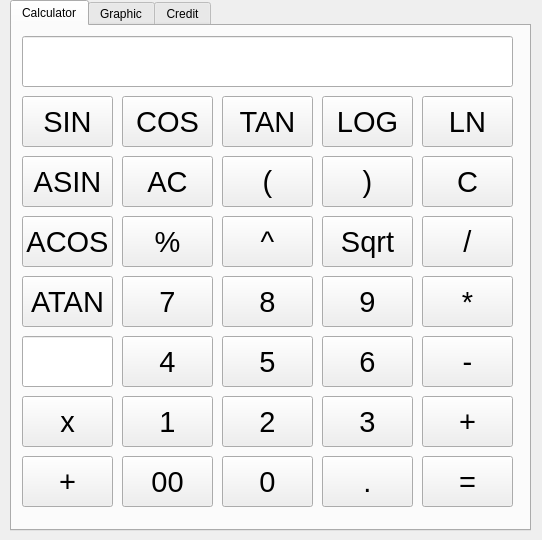
<?xml version="1.0" encoding="UTF-8"?>
<ui version="4.0">
 <class>MainWindow</class>
 <widget class="QMainWindow" name="MainWindow">
  <property name="geometry">
   <rect>
    <x>0</x>
    <y>0</y>
    <width>542</width>
    <height>540</height>
   </rect>
  </property>
  <property name="sizePolicy">
   <sizepolicy hsizetype="Fixed" vsizetype="Fixed">
    <horstretch>0</horstretch>
    <verstretch>0</verstretch>
   </sizepolicy>
  </property>
  <property name="minimumSize">
   <size>
    <width>542</width>
    <height>530</height>
   </size>
  </property>
  <property name="maximumSize">
   <size>
    <width>542</width>
    <height>540</height>
   </size>
  </property>
  <property name="windowTitle">
   <string>MainWindow</string>
  </property>
  <widget class="QWidget" name="centralwidget">
   <widget class="QTabWidget" name="X_MIN">
    <property name="geometry">
     <rect>
      <x>10</x>
      <y>0</y>
      <width>521</width>
      <height>531</height>
     </rect>
    </property>
    <property name="sizePolicy">
     <sizepolicy hsizetype="Fixed" vsizetype="Fixed">
      <horstretch>0</horstretch>
      <verstretch>0</verstretch>
     </sizepolicy>
    </property>
    <property name="currentIndex">
     <number>0</number>
    </property>
    <widget class="QWidget" name="Calculator">
     <attribute name="title">
      <string>Calculator</string>
     </attribute>
     <widget class="QPushButton" name="Minus">
      <property name="geometry">
       <rect>
        <x>410</x>
        <y>310</y>
        <width>91</width>
        <height>51</height>
       </rect>
      </property>
      <property name="sizePolicy">
       <sizepolicy hsizetype="Minimum" vsizetype="Fixed">
        <horstretch>0</horstretch>
        <verstretch>0</verstretch>
       </sizepolicy>
      </property>
      <property name="font">
       <font>
        <pointsize>22</pointsize>
       </font>
      </property>
      <property name="text">
       <string>-</string>
      </property>
     </widget>
     <widget class="QPushButton" name="button_7">
      <property name="geometry">
       <rect>
        <x>110</x>
        <y>250</y>
        <width>91</width>
        <height>51</height>
       </rect>
      </property>
      <property name="sizePolicy">
       <sizepolicy hsizetype="Minimum" vsizetype="Fixed">
        <horstretch>0</horstretch>
        <verstretch>0</verstretch>
       </sizepolicy>
      </property>
      <property name="font">
       <font>
        <pointsize>22</pointsize>
       </font>
      </property>
      <property name="text">
       <string>7</string>
      </property>
     </widget>
     <widget class="QPushButton" name="Mod">
      <property name="geometry">
       <rect>
        <x>210</x>
        <y>190</y>
        <width>91</width>
        <height>51</height>
       </rect>
      </property>
      <property name="sizePolicy">
       <sizepolicy hsizetype="Minimum" vsizetype="Fixed">
        <horstretch>0</horstretch>
        <verstretch>0</verstretch>
       </sizepolicy>
      </property>
      <property name="font">
       <font>
        <pointsize>22</pointsize>
       </font>
      </property>
      <property name="text">
       <string>^</string>
      </property>
     </widget>
     <widget class="QPushButton" name="AC">
      <property name="geometry">
       <rect>
        <x>110</x>
        <y>130</y>
        <width>91</width>
        <height>51</height>
       </rect>
      </property>
      <property name="sizePolicy">
       <sizepolicy hsizetype="Minimum" vsizetype="Fixed">
        <horstretch>0</horstretch>
        <verstretch>0</verstretch>
       </sizepolicy>
      </property>
      <property name="font">
       <font>
        <pointsize>22</pointsize>
       </font>
      </property>
      <property name="text">
       <string>AC</string>
      </property>
     </widget>
     <widget class="QPushButton" name="button_5">
      <property name="geometry">
       <rect>
        <x>210</x>
        <y>310</y>
        <width>91</width>
        <height>51</height>
       </rect>
      </property>
      <property name="sizePolicy">
       <sizepolicy hsizetype="Minimum" vsizetype="Fixed">
        <horstretch>0</horstretch>
        <verstretch>0</verstretch>
       </sizepolicy>
      </property>
      <property name="font">
       <font>
        <pointsize>22</pointsize>
       </font>
      </property>
      <property name="text">
       <string>5</string>
      </property>
     </widget>
     <widget class="QPushButton" name="C">
      <property name="geometry">
       <rect>
        <x>410</x>
        <y>130</y>
        <width>91</width>
        <height>51</height>
       </rect>
      </property>
      <property name="sizePolicy">
       <sizepolicy hsizetype="Minimum" vsizetype="Fixed">
        <horstretch>0</horstretch>
        <verstretch>0</verstretch>
       </sizepolicy>
      </property>
      <property name="font">
       <font>
        <pointsize>22</pointsize>
       </font>
      </property>
      <property name="text">
       <string>C</string>
      </property>
     </widget>
     <widget class="QPushButton" name="Del">
      <property name="geometry">
       <rect>
        <x>410</x>
        <y>190</y>
        <width>91</width>
        <height>51</height>
       </rect>
      </property>
      <property name="sizePolicy">
       <sizepolicy hsizetype="Minimum" vsizetype="Fixed">
        <horstretch>0</horstretch>
        <verstretch>0</verstretch>
       </sizepolicy>
      </property>
      <property name="font">
       <font>
        <pointsize>22</pointsize>
       </font>
      </property>
      <property name="text">
       <string>/</string>
      </property>
     </widget>
     <widget class="QPushButton" name="buton_9">
      <property name="geometry">
       <rect>
        <x>310</x>
        <y>250</y>
        <width>91</width>
        <height>51</height>
       </rect>
      </property>
      <property name="sizePolicy">
       <sizepolicy hsizetype="Minimum" vsizetype="Fixed">
        <horstretch>0</horstretch>
        <verstretch>0</verstretch>
       </sizepolicy>
      </property>
      <property name="font">
       <font>
        <pointsize>22</pointsize>
       </font>
      </property>
      <property name="text">
       <string>9</string>
      </property>
     </widget>
     <widget class="QPushButton" name="Mul">
      <property name="geometry">
       <rect>
        <x>410</x>
        <y>250</y>
        <width>91</width>
        <height>51</height>
       </rect>
      </property>
      <property name="sizePolicy">
       <sizepolicy hsizetype="Minimum" vsizetype="Fixed">
        <horstretch>0</horstretch>
        <verstretch>0</verstretch>
       </sizepolicy>
      </property>
      <property name="font">
       <font>
        <pointsize>22</pointsize>
       </font>
      </property>
      <property name="text">
       <string>*</string>
      </property>
     </widget>
     <widget class="QPushButton" name="Sqrt">
      <property name="geometry">
       <rect>
        <x>310</x>
        <y>190</y>
        <width>91</width>
        <height>51</height>
       </rect>
      </property>
      <property name="sizePolicy">
       <sizepolicy hsizetype="Minimum" vsizetype="Fixed">
        <horstretch>0</horstretch>
        <verstretch>0</verstretch>
       </sizepolicy>
      </property>
      <property name="font">
       <font>
        <pointsize>22</pointsize>
       </font>
      </property>
      <property name="text">
       <string>Sqrt</string>
      </property>
     </widget>
     <widget class="QPushButton" name="R_BR">
      <property name="geometry">
       <rect>
        <x>310</x>
        <y>130</y>
        <width>91</width>
        <height>51</height>
       </rect>
      </property>
      <property name="sizePolicy">
       <sizepolicy hsizetype="Minimum" vsizetype="Fixed">
        <horstretch>0</horstretch>
        <verstretch>0</verstretch>
       </sizepolicy>
      </property>
      <property name="font">
       <font>
        <pointsize>22</pointsize>
       </font>
      </property>
      <property name="text">
       <string>)</string>
      </property>
     </widget>
     <widget class="QPushButton" name="button_8">
      <property name="geometry">
       <rect>
        <x>210</x>
        <y>250</y>
        <width>91</width>
        <height>51</height>
       </rect>
      </property>
      <property name="sizePolicy">
       <sizepolicy hsizetype="Minimum" vsizetype="Fixed">
        <horstretch>0</horstretch>
        <verstretch>0</verstretch>
       </sizepolicy>
      </property>
      <property name="font">
       <font>
        <pointsize>22</pointsize>
       </font>
      </property>
      <property name="text">
       <string>8</string>
      </property>
     </widget>
     <widget class="QLineEdit" name="parsed_x">
      <property name="geometry">
       <rect>
        <x>10</x>
        <y>310</y>
        <width>91</width>
        <height>51</height>
       </rect>
      </property>
      <property name="sizePolicy">
       <sizepolicy hsizetype="Minimum" vsizetype="Fixed">
        <horstretch>0</horstretch>
        <verstretch>0</verstretch>
       </sizepolicy>
      </property>
      <property name="font">
       <font>
        <pointsize>22</pointsize>
        <italic>false</italic>
        <bold>false</bold>
        <underline>false</underline>
        <strikeout>false</strikeout>
        <kerning>true</kerning>
       </font>
      </property>
      <property name="maxLength">
       <number>254</number>
      </property>
     </widget>
     <widget class="QPushButton" name="tan">
      <property name="geometry">
       <rect>
        <x>210</x>
        <y>70</y>
        <width>91</width>
        <height>51</height>
       </rect>
      </property>
      <property name="sizePolicy">
       <sizepolicy hsizetype="Minimum" vsizetype="Fixed">
        <horstretch>0</horstretch>
        <verstretch>0</verstretch>
       </sizepolicy>
      </property>
      <property name="font">
       <font>
        <pointsize>22</pointsize>
       </font>
      </property>
      <property name="text">
       <string>TAN</string>
      </property>
     </widget>
     <widget class="QLineEdit" name="parsed_string">
      <property name="geometry">
       <rect>
        <x>10</x>
        <y>10</y>
        <width>491</width>
        <height>51</height>
       </rect>
      </property>
      <property name="sizePolicy">
       <sizepolicy hsizetype="Minimum" vsizetype="Fixed">
        <horstretch>0</horstretch>
        <verstretch>0</verstretch>
       </sizepolicy>
      </property>
      <property name="font">
       <font>
        <pointsize>22</pointsize>
       </font>
      </property>
      <property name="maxLength">
       <number>254</number>
      </property>
     </widget>
     <widget class="QPushButton" name="button_4">
      <property name="geometry">
       <rect>
        <x>110</x>
        <y>310</y>
        <width>91</width>
        <height>51</height>
       </rect>
      </property>
      <property name="sizePolicy">
       <sizepolicy hsizetype="Minimum" vsizetype="Fixed">
        <horstretch>0</horstretch>
        <verstretch>0</verstretch>
       </sizepolicy>
      </property>
      <property name="font">
       <font>
        <pointsize>22</pointsize>
       </font>
      </property>
      <property name="text">
       <string>4</string>
      </property>
     </widget>
     <widget class="QPushButton" name="acos">
      <property name="geometry">
       <rect>
        <x>10</x>
        <y>190</y>
        <width>91</width>
        <height>51</height>
       </rect>
      </property>
      <property name="sizePolicy">
       <sizepolicy hsizetype="Minimum" vsizetype="Fixed">
        <horstretch>0</horstretch>
        <verstretch>0</verstretch>
       </sizepolicy>
      </property>
      <property name="font">
       <font>
        <pointsize>22</pointsize>
       </font>
      </property>
      <property name="text">
       <string>ACOS</string>
      </property>
     </widget>
     <widget class="QPushButton" name="log">
      <property name="geometry">
       <rect>
        <x>310</x>
        <y>70</y>
        <width>91</width>
        <height>51</height>
       </rect>
      </property>
      <property name="sizePolicy">
       <sizepolicy hsizetype="Minimum" vsizetype="Fixed">
        <horstretch>0</horstretch>
        <verstretch>0</verstretch>
       </sizepolicy>
      </property>
      <property name="font">
       <font>
        <pointsize>22</pointsize>
       </font>
      </property>
      <property name="text">
       <string>LOG</string>
      </property>
     </widget>
     <widget class="QPushButton" name="L_BR">
      <property name="geometry">
       <rect>
        <x>210</x>
        <y>130</y>
        <width>91</width>
        <height>51</height>
       </rect>
      </property>
      <property name="sizePolicy">
       <sizepolicy hsizetype="Minimum" vsizetype="Fixed">
        <horstretch>0</horstretch>
        <verstretch>0</verstretch>
       </sizepolicy>
      </property>
      <property name="font">
       <font>
        <pointsize>22</pointsize>
       </font>
      </property>
      <property name="text">
       <string>(</string>
      </property>
     </widget>
     <widget class="QPushButton" name="percent">
      <property name="geometry">
       <rect>
        <x>110</x>
        <y>190</y>
        <width>91</width>
        <height>51</height>
       </rect>
      </property>
      <property name="sizePolicy">
       <sizepolicy hsizetype="Minimum" vsizetype="Fixed">
        <horstretch>0</horstretch>
        <verstretch>0</verstretch>
       </sizepolicy>
      </property>
      <property name="font">
       <font>
        <pointsize>22</pointsize>
       </font>
      </property>
      <property name="text">
       <string>%</string>
      </property>
     </widget>
     <widget class="QPushButton" name="sin">
      <property name="geometry">
       <rect>
        <x>10</x>
        <y>70</y>
        <width>91</width>
        <height>51</height>
       </rect>
      </property>
      <property name="sizePolicy">
       <sizepolicy hsizetype="Minimum" vsizetype="Fixed">
        <horstretch>0</horstretch>
        <verstretch>0</verstretch>
       </sizepolicy>
      </property>
      <property name="font">
       <font>
        <pointsize>22</pointsize>
       </font>
      </property>
      <property name="text">
       <string>SIN</string>
      </property>
     </widget>
     <widget class="QPushButton" name="button_6">
      <property name="geometry">
       <rect>
        <x>310</x>
        <y>310</y>
        <width>91</width>
        <height>51</height>
       </rect>
      </property>
      <property name="sizePolicy">
       <sizepolicy hsizetype="Minimum" vsizetype="Fixed">
        <horstretch>0</horstretch>
        <verstretch>0</verstretch>
       </sizepolicy>
      </property>
      <property name="font">
       <font>
        <pointsize>22</pointsize>
       </font>
      </property>
      <property name="text">
       <string>6</string>
      </property>
     </widget>
     <widget class="QPushButton" name="asin">
      <property name="geometry">
       <rect>
        <x>10</x>
        <y>130</y>
        <width>91</width>
        <height>51</height>
       </rect>
      </property>
      <property name="sizePolicy">
       <sizepolicy hsizetype="Minimum" vsizetype="Fixed">
        <horstretch>0</horstretch>
        <verstretch>0</verstretch>
       </sizepolicy>
      </property>
      <property name="font">
       <font>
        <pointsize>22</pointsize>
       </font>
      </property>
      <property name="text">
       <string>ASIN</string>
      </property>
     </widget>
     <widget class="QPushButton" name="atan">
      <property name="geometry">
       <rect>
        <x>10</x>
        <y>250</y>
        <width>91</width>
        <height>51</height>
       </rect>
      </property>
      <property name="sizePolicy">
       <sizepolicy hsizetype="Minimum" vsizetype="Fixed">
        <horstretch>0</horstretch>
        <verstretch>0</verstretch>
       </sizepolicy>
      </property>
      <property name="font">
       <font>
        <pointsize>22</pointsize>
       </font>
      </property>
      <property name="text">
       <string>ATAN</string>
      </property>
     </widget>
     <widget class="QPushButton" name="cos">
      <property name="geometry">
       <rect>
        <x>110</x>
        <y>70</y>
        <width>91</width>
        <height>51</height>
       </rect>
      </property>
      <property name="sizePolicy">
       <sizepolicy hsizetype="Minimum" vsizetype="Fixed">
        <horstretch>0</horstretch>
        <verstretch>0</verstretch>
       </sizepolicy>
      </property>
      <property name="font">
       <font>
        <pointsize>22</pointsize>
       </font>
      </property>
      <property name="text">
       <string>COS</string>
      </property>
     </widget>
     <widget class="QPushButton" name="ln">
      <property name="geometry">
       <rect>
        <x>410</x>
        <y>70</y>
        <width>91</width>
        <height>51</height>
       </rect>
      </property>
      <property name="sizePolicy">
       <sizepolicy hsizetype="Minimum" vsizetype="Fixed">
        <horstretch>0</horstretch>
        <verstretch>0</verstretch>
       </sizepolicy>
      </property>
      <property name="font">
       <font>
        <pointsize>22</pointsize>
       </font>
      </property>
      <property name="text">
       <string>LN</string>
      </property>
     </widget>
     <widget class="QPushButton" name="plus">
      <property name="geometry">
       <rect>
        <x>410</x>
        <y>370</y>
        <width>91</width>
        <height>51</height>
       </rect>
      </property>
      <property name="sizePolicy">
       <sizepolicy hsizetype="Minimum" vsizetype="Fixed">
        <horstretch>0</horstretch>
        <verstretch>0</verstretch>
       </sizepolicy>
      </property>
      <property name="font">
       <font>
        <pointsize>22</pointsize>
       </font>
      </property>
      <property name="text">
       <string>+</string>
      </property>
     </widget>
     <widget class="QPushButton" name="button_3">
      <property name="geometry">
       <rect>
        <x>310</x>
        <y>370</y>
        <width>91</width>
        <height>51</height>
       </rect>
      </property>
      <property name="sizePolicy">
       <sizepolicy hsizetype="Minimum" vsizetype="Fixed">
        <horstretch>0</horstretch>
        <verstretch>0</verstretch>
       </sizepolicy>
      </property>
      <property name="font">
       <font>
        <pointsize>22</pointsize>
       </font>
      </property>
      <property name="text">
       <string>3</string>
      </property>
     </widget>
     <widget class="QPushButton" name="X">
      <property name="geometry">
       <rect>
        <x>10</x>
        <y>370</y>
        <width>91</width>
        <height>51</height>
       </rect>
      </property>
      <property name="sizePolicy">
       <sizepolicy hsizetype="Minimum" vsizetype="Fixed">
        <horstretch>0</horstretch>
        <verstretch>0</verstretch>
       </sizepolicy>
      </property>
      <property name="font">
       <font>
        <pointsize>22</pointsize>
       </font>
      </property>
      <property name="text">
       <string>x</string>
      </property>
     </widget>
     <widget class="QPushButton" name="button_1">
      <property name="enabled">
       <bool>true</bool>
      </property>
      <property name="geometry">
       <rect>
        <x>110</x>
        <y>370</y>
        <width>91</width>
        <height>51</height>
       </rect>
      </property>
      <property name="sizePolicy">
       <sizepolicy hsizetype="Minimum" vsizetype="Fixed">
        <horstretch>0</horstretch>
        <verstretch>0</verstretch>
       </sizepolicy>
      </property>
      <property name="font">
       <font>
        <pointsize>22</pointsize>
        <italic>false</italic>
        <bold>false</bold>
        <underline>false</underline>
        <strikeout>false</strikeout>
        <kerning>true</kerning>
       </font>
      </property>
      <property name="text">
       <string>1</string>
      </property>
     </widget>
     <widget class="QPushButton" name="button_00">
      <property name="geometry">
       <rect>
        <x>110</x>
        <y>430</y>
        <width>91</width>
        <height>51</height>
       </rect>
      </property>
      <property name="sizePolicy">
       <sizepolicy hsizetype="Minimum" vsizetype="Fixed">
        <horstretch>0</horstretch>
        <verstretch>0</verstretch>
       </sizepolicy>
      </property>
      <property name="font">
       <font>
        <pointsize>22</pointsize>
       </font>
      </property>
      <property name="text">
       <string>00</string>
      </property>
     </widget>
     <widget class="QPushButton" name="button_2">
      <property name="geometry">
       <rect>
        <x>210</x>
        <y>370</y>
        <width>91</width>
        <height>51</height>
       </rect>
      </property>
      <property name="sizePolicy">
       <sizepolicy hsizetype="Minimum" vsizetype="Fixed">
        <horstretch>0</horstretch>
        <verstretch>0</verstretch>
       </sizepolicy>
      </property>
      <property name="font">
       <font>
        <pointsize>22</pointsize>
       </font>
      </property>
      <property name="text">
       <string>2</string>
      </property>
     </widget>
     <widget class="QPushButton" name="button_tchk">
      <property name="geometry">
       <rect>
        <x>310</x>
        <y>430</y>
        <width>91</width>
        <height>51</height>
       </rect>
      </property>
      <property name="sizePolicy">
       <sizepolicy hsizetype="Minimum" vsizetype="Fixed">
        <horstretch>0</horstretch>
        <verstretch>0</verstretch>
       </sizepolicy>
      </property>
      <property name="font">
       <font>
        <pointsize>22</pointsize>
       </font>
      </property>
      <property name="text">
       <string>.</string>
      </property>
     </widget>
     <widget class="QPushButton" name="UnarPL">
      <property name="geometry">
       <rect>
        <x>10</x>
        <y>430</y>
        <width>91</width>
        <height>51</height>
       </rect>
      </property>
      <property name="sizePolicy">
       <sizepolicy hsizetype="Minimum" vsizetype="Fixed">
        <horstretch>0</horstretch>
        <verstretch>0</verstretch>
       </sizepolicy>
      </property>
      <property name="font">
       <font>
        <pointsize>22</pointsize>
       </font>
      </property>
      <property name="text">
       <string>+</string>
      </property>
     </widget>
     <widget class="QPushButton" name="button_0">
      <property name="geometry">
       <rect>
        <x>210</x>
        <y>430</y>
        <width>91</width>
        <height>51</height>
       </rect>
      </property>
      <property name="sizePolicy">
       <sizepolicy hsizetype="Minimum" vsizetype="Fixed">
        <horstretch>0</horstretch>
        <verstretch>0</verstretch>
       </sizepolicy>
      </property>
      <property name="font">
       <font>
        <pointsize>22</pointsize>
       </font>
      </property>
      <property name="text">
       <string>0</string>
      </property>
     </widget>
     <widget class="QPushButton" name="equal">
      <property name="geometry">
       <rect>
        <x>410</x>
        <y>430</y>
        <width>91</width>
        <height>51</height>
       </rect>
      </property>
      <property name="sizePolicy">
       <sizepolicy hsizetype="Minimum" vsizetype="Fixed">
        <horstretch>0</horstretch>
        <verstretch>0</verstretch>
       </sizepolicy>
      </property>
      <property name="font">
       <font>
        <pointsize>22</pointsize>
       </font>
      </property>
      <property name="mouseTracking">
       <bool>false</bool>
      </property>
      <property name="layoutDirection">
       <enum>Qt::LeftToRight</enum>
      </property>
      <property name="text">
       <string>=</string>
      </property>
      <property name="iconSize">
       <size>
        <width>15</width>
        <height>15</height>
       </size>
      </property>
      <property name="default">
       <bool>false</bool>
      </property>
      <property name="flat">
       <bool>false</bool>
      </property>
     </widget>
    </widget>
    <widget class="QWidget" name="Graphic">
     <attribute name="title">
      <string>Graphic</string>
     </attribute>
     <widget class="QPushButton" name="pushButton">
      <property name="geometry">
       <rect>
        <x>360</x>
        <y>390</y>
        <width>131</width>
        <height>51</height>
       </rect>
      </property>
      <property name="text">
       <string>DRAW</string>
      </property>
     </widget>
     <widget class="QCustomPlot" name="widget" native="true">
      <property name="geometry">
       <rect>
        <x>19</x>
        <y>19</y>
        <width>471</width>
        <height>321</height>
       </rect>
      </property>
     </widget>
     <widget class="QWidget" name="layoutWidget">
      <property name="geometry">
       <rect>
        <x>10</x>
        <y>350</y>
        <width>91</width>
        <height>141</height>
       </rect>
      </property>
      <layout class="QVBoxLayout" name="verticalLayout_13">
       <item>
        <widget class="QLabel" name="label_4">
         <property name="text">
          <string>SET X_MIN</string>
         </property>
         <property name="alignment">
          <set>Qt::AlignCenter</set>
         </property>
        </widget>
       </item>
       <item>
        <widget class="QLabel" name="label_5">
         <property name="text">
          <string>SET X_MAX</string>
         </property>
         <property name="alignment">
          <set>Qt::AlignCenter</set>
         </property>
        </widget>
       </item>
       <item>
        <widget class="QLabel" name="label_10">
         <property name="text">
          <string>SET SCALE</string>
         </property>
         <property name="alignment">
          <set>Qt::AlignCenter</set>
         </property>
        </widget>
       </item>
      </layout>
     </widget>
     <widget class="QWidget" name="layoutWidget">
      <property name="geometry">
       <rect>
        <x>110</x>
        <y>350</y>
        <width>91</width>
        <height>141</height>
       </rect>
      </property>
      <layout class="QVBoxLayout" name="verticalLayout_14">
       <item>
        <widget class="QLineEdit" name="set_x">
         <property name="text">
          <string/>
         </property>
         <property name="alignment">
          <set>Qt::AlignCenter</set>
         </property>
        </widget>
       </item>
       <item>
        <widget class="QLineEdit" name="set_y">
         <property name="text">
          <string/>
         </property>
         <property name="alignment">
          <set>Qt::AlignCenter</set>
         </property>
        </widget>
       </item>
       <item>
        <widget class="QLineEdit" name="set_scale">
         <property name="text">
          <string/>
         </property>
         <property name="alignment">
          <set>Qt::AlignCenter</set>
         </property>
        </widget>
       </item>
      </layout>
     </widget>
     <widget class="QWidget" name="layoutWidget">
      <property name="geometry">
       <rect>
        <x>200</x>
        <y>350</y>
        <width>151</width>
        <height>141</height>
       </rect>
      </property>
      <layout class="QVBoxLayout" name="verticalLayout_15">
       <item>
        <widget class="QLabel" name="label">
         <property name="text">
          <string>X_MIN DEFAULT -10</string>
         </property>
         <property name="alignment">
          <set>Qt::AlignCenter</set>
         </property>
        </widget>
       </item>
       <item>
        <widget class="QLabel" name="label_2">
         <property name="text">
          <string>X_MAX DEFAULT 10</string>
         </property>
         <property name="alignment">
          <set>Qt::AlignCenter</set>
         </property>
        </widget>
       </item>
       <item>
        <widget class="QLabel" name="label_11">
         <property name="text">
          <string>SCALE DEFAULT 0.1</string>
         </property>
         <property name="alignment">
          <set>Qt::AlignCenter</set>
         </property>
        </widget>
       </item>
      </layout>
     </widget>
    </widget>
    <widget class="QWidget" name="Credit">
     <attribute name="title">
      <string>Credit</string>
     </attribute>
     <widget class="QRadioButton" name="annuitet_button">
      <property name="geometry">
       <rect>
        <x>60</x>
        <y>180</y>
        <width>151</width>
        <height>31</height>
       </rect>
      </property>
      <property name="layoutDirection">
       <enum>Qt::LeftToRight</enum>
      </property>
      <property name="text">
       <string>Аннуиететные</string>
      </property>
      <property name="checked">
       <bool>true</bool>
      </property>
     </widget>
     <widget class="QRadioButton" name="diff_button">
      <property name="geometry">
       <rect>
        <x>300</x>
        <y>180</y>
        <width>191</width>
        <height>31</height>
       </rect>
      </property>
      <property name="text">
       <string>Дифференцированные</string>
      </property>
     </widget>
     <widget class="QPushButton" name="calc_credit">
      <property name="geometry">
       <rect>
        <x>160</x>
        <y>240</y>
        <width>201</width>
        <height>61</height>
       </rect>
      </property>
      <property name="text">
       <string>Рассчитать</string>
      </property>
     </widget>
     <widget class="QWidget" name="layoutWidget">
      <property name="geometry">
       <rect>
        <x>400</x>
        <y>340</y>
        <width>91</width>
        <height>101</height>
       </rect>
      </property>
      <layout class="QVBoxLayout" name="verticalLayout">
       <item>
        <widget class="QLabel" name="label_15">
         <property name="text">
          <string>рублей</string>
         </property>
         <property name="alignment">
          <set>Qt::AlignCenter</set>
         </property>
        </widget>
       </item>
       <item>
        <widget class="QLabel" name="label_16">
         <property name="text">
          <string>рублей</string>
         </property>
         <property name="alignment">
          <set>Qt::AlignCenter</set>
         </property>
        </widget>
       </item>
       <item>
        <widget class="QLabel" name="label_17">
         <property name="text">
          <string>рублей</string>
         </property>
         <property name="alignment">
          <set>Qt::AlignCenter</set>
         </property>
        </widget>
       </item>
      </layout>
     </widget>
     <widget class="QWidget" name="layoutWidget">
      <property name="geometry">
       <rect>
        <x>250</x>
        <y>340</y>
        <width>111</width>
        <height>101</height>
       </rect>
      </property>
      <layout class="QVBoxLayout" name="verticalLayout_2">
       <item>
        <widget class="QLabel" name="month_pay">
         <property name="text">
          <string>0.00</string>
         </property>
         <property name="alignment">
          <set>Qt::AlignCenter</set>
         </property>
        </widget>
       </item>
       <item>
        <widget class="QLabel" name="credit_pay">
         <property name="text">
          <string>0.00</string>
         </property>
         <property name="alignment">
          <set>Qt::AlignCenter</set>
         </property>
        </widget>
       </item>
       <item>
        <widget class="QLabel" name="total_pay">
         <property name="text">
          <string>0.00</string>
         </property>
         <property name="alignment">
          <set>Qt::AlignCenter</set>
         </property>
        </widget>
       </item>
      </layout>
     </widget>
     <widget class="QWidget" name="layoutWidget">
      <property name="geometry">
       <rect>
        <x>30</x>
        <y>340</y>
        <width>191</width>
        <height>101</height>
       </rect>
      </property>
      <layout class="QVBoxLayout" name="verticalLayout_3">
       <item>
        <widget class="QLabel" name="label_12">
         <property name="text">
          <string>Ежемесячный платеж</string>
         </property>
         <property name="alignment">
          <set>Qt::AlignCenter</set>
         </property>
        </widget>
       </item>
       <item>
        <widget class="QLabel" name="label_13">
         <property name="text">
          <string>Переплата по кредиту</string>
         </property>
         <property name="alignment">
          <set>Qt::AlignCenter</set>
         </property>
        </widget>
       </item>
       <item>
        <widget class="QLabel" name="label_14">
         <property name="text">
          <string>Общая выплата</string>
         </property>
         <property name="alignment">
          <set>Qt::AlignCenter</set>
         </property>
        </widget>
       </item>
      </layout>
     </widget>
     <widget class="QWidget" name="layoutWidget">
      <property name="geometry">
       <rect>
        <x>396</x>
        <y>30</y>
        <width>107</width>
        <height>131</height>
       </rect>
      </property>
      <layout class="QVBoxLayout" name="verticalLayout_4">
       <item>
        <widget class="QLabel" name="label_8">
         <property name="text">
          <string>рублей</string>
         </property>
         <property name="alignment">
          <set>Qt::AlignCenter</set>
         </property>
        </widget>
       </item>
       <item>
        <widget class="QComboBox" name="year">
         <item>
          <property name="text">
           <string>лет</string>
          </property>
         </item>
         <item>
          <property name="text">
           <string>месяцев</string>
          </property>
         </item>
        </widget>
       </item>
       <item>
        <widget class="QLabel" name="label_9">
         <property name="text">
          <string>&lt;html&gt;&lt;head/&gt;&lt;body&gt;&lt;p align=&quot;center&quot;&gt;&lt;span style=&quot; font-size:18pt;&quot;&gt;%&lt;/span&gt;&lt;/p&gt;&lt;/body&gt;&lt;/html&gt;</string>
         </property>
         <property name="alignment">
          <set>Qt::AlignCenter</set>
         </property>
        </widget>
       </item>
      </layout>
     </widget>
     <widget class="QWidget" name="layoutWidget">
      <property name="geometry">
       <rect>
        <x>250</x>
        <y>30</y>
        <width>111</width>
        <height>131</height>
       </rect>
      </property>
      <layout class="QVBoxLayout" name="verticalLayout_5">
       <item>
        <widget class="QLineEdit" name="sum_credit">
         <property name="text">
          <string>0.00</string>
         </property>
        </widget>
       </item>
       <item>
        <widget class="QSpinBox" name="time_credit">
         <property name="minimum">
          <number>1</number>
         </property>
         <property name="maximum">
          <number>600</number>
         </property>
        </widget>
       </item>
       <item>
        <widget class="QLineEdit" name="percent_credit">
         <property name="text">
          <string>0.00</string>
         </property>
        </widget>
       </item>
      </layout>
     </widget>
     <widget class="QWidget" name="layoutWidget">
      <property name="geometry">
       <rect>
        <x>20</x>
        <y>30</y>
        <width>201</width>
        <height>131</height>
       </rect>
      </property>
      <layout class="QVBoxLayout" name="verticalLayout_6">
       <item>
        <widget class="QLabel" name="label_3">
         <property name="text">
          <string>Сумма кредита</string>
         </property>
         <property name="alignment">
          <set>Qt::AlignCenter</set>
         </property>
        </widget>
       </item>
       <item>
        <widget class="QLabel" name="label_6">
         <property name="text">
          <string>Срок кредита</string>
         </property>
         <property name="alignment">
          <set>Qt::AlignCenter</set>
         </property>
        </widget>
       </item>
       <item>
        <widget class="QLabel" name="label_7">
         <property name="text">
          <string>Процентная ставка</string>
         </property>
         <property name="alignment">
          <set>Qt::AlignCenter</set>
         </property>
        </widget>
       </item>
      </layout>
     </widget>
    </widget>
   </widget>
  </widget>
 </widget>
 <customwidgets>
  <customwidget>
   <class>QCustomPlot</class>
   <extends>QWidget</extends>
   <header>qcustomplot.h</header>
   <container>1</container>
  </customwidget>
 </customwidgets>
 <tabstops>
  <tabstop>Minus</tabstop>
  <tabstop>Mul</tabstop>
  <tabstop>Del</tabstop>
  <tabstop>C</tabstop>
  <tabstop>percent</tabstop>
  <tabstop>AC</tabstop>
  <tabstop>buton_9</tabstop>
  <tabstop>button_8</tabstop>
  <tabstop>button_7</tabstop>
  <tabstop>button_4</tabstop>
  <tabstop>button_5</tabstop>
  <tabstop>button_6</tabstop>
  <tabstop>Sqrt</tabstop>
  <tabstop>Mod</tabstop>
  <tabstop>L_BR</tabstop>
  <tabstop>R_BR</tabstop>
  <tabstop>sin</tabstop>
  <tabstop>cos</tabstop>
  <tabstop>tan</tabstop>
  <tabstop>ln</tabstop>
  <tabstop>log</tabstop>
  <tabstop>asin</tabstop>
  <tabstop>acos</tabstop>
  <tabstop>atan</tabstop>
  <tabstop>parsed_string</tabstop>
 </tabstops>
 <resources/>
 <connections/>
</ui>
